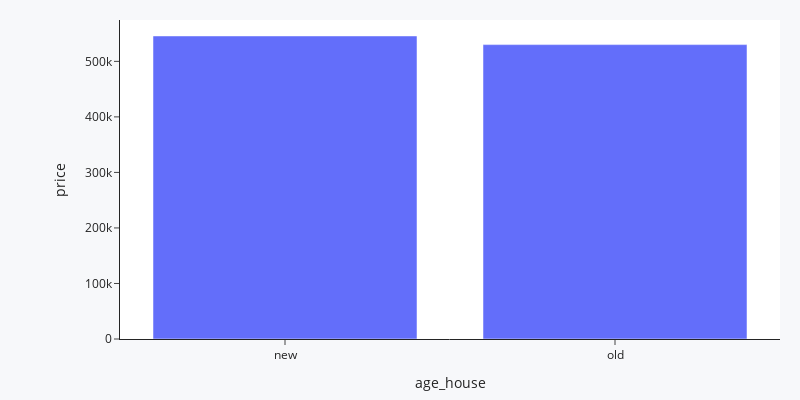

Notebook source saved alongside this figure:
### Markdown cell above
H2: Imóveis com data de construção menor que 1955, são 50% mais baratos, na média.

### Code cell
# H2: Imóveis com data de construção menor que 1955, são 50% mais baratos, na média.
h2 = df3[['age_house', 'price']].groupby(['age_house']).mean().reset_index()

# Calculo do percentual
h2_p = calculo_percentual(df=h2, coluna='price')


# Analise da Hipótese
print(' A Hipótese é falsa, pois imóveis com data de construção menor que 1955 são na média {:.2f}% mais barato.'.format(h2_p))

plot_bar(df=h2, x='age_house', y='price')

### Figure 1 — Plotly figure (JSON) as saved in the notebook; plotly's stock layout.template omitted (floating-point values rounded to 4 significant figures)
{"data": [{"alignmentgroup": "True", "hovertemplate": "age_house=%{x}<br>price=%{y}<extra></extra>", "legendgroup": "", "marker": {"color": "#636efa", "pattern": {"shape": ""}}, "name": "", "offsetgroup": "", "orientation": "v", "showlegend": false, "textposition": "auto", "type": "bar", "x": ["new", "old"], "xaxis": "x", "y": [545800.0, 530200.0], "yaxis": "y"}], "layout": {"barmode": "relative", "height": 400, "legend": {"tracegroupgap": 0}, "margin": {"b": 20, "l": 120, "r": 20, "t": 20}, "paper_bgcolor": "#f7f8fa", "width": 800, "xaxis": {"anchor": "y", "domain": [0, 1], "rangeslider": {"visible": false}, "title": {"text": "age_house"}}, "yaxis": {"anchor": "x", "domain": [0, 1], "title": {"text": "price"}}}}
